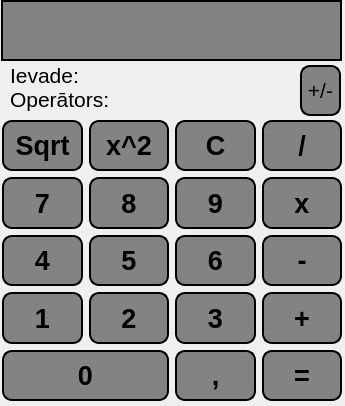
<?xml version="1.0" encoding="UTF-8"?>
<ui version="4.0">
 <class>MainWindow</class>
 <widget class="QMainWindow" name="MainWindow">
  <property name="geometry">
   <rect>
    <x>0</x>
    <y>0</y>
    <width>345</width>
    <height>406</height>
   </rect>
  </property>
  <property name="windowTitle">
   <string>MainWindow</string>
  </property>
  <property name="styleSheet">
   <string notr="true"/>
  </property>
  <widget class="QWidget" name="centralwidget">
   <widget class="QWidget" name="gridLayoutWidget">
    <property name="geometry">
     <rect>
      <x>2</x>
      <y>120</y>
      <width>340</width>
      <height>281</height>
     </rect>
    </property>
    <layout class="QGridLayout" name="gridLayout">
     <item row="2" column="2">
      <widget class="QPushButton" name="Poga_9">
       <property name="sizePolicy">
        <sizepolicy hsizetype="Minimum" vsizetype="Ignored">
         <horstretch>0</horstretch>
         <verstretch>0</verstretch>
        </sizepolicy>
       </property>
       <property name="font">
        <font>
         <pointsize>20</pointsize>
         <bold>true</bold>
        </font>
       </property>
       <property name="cursor">
        <cursorShape>PointingHandCursor</cursorShape>
       </property>
       <property name="styleSheet">
        <string notr="true">background-color:#838383;
border: 2px solid black;
border-radius: 10px;</string>
       </property>
       <property name="text">
        <string>9</string>
       </property>
      </widget>
     </item>
     <item row="4" column="2">
      <widget class="QPushButton" name="Poga_3">
       <property name="sizePolicy">
        <sizepolicy hsizetype="Minimum" vsizetype="Ignored">
         <horstretch>0</horstretch>
         <verstretch>0</verstretch>
        </sizepolicy>
       </property>
       <property name="font">
        <font>
         <pointsize>20</pointsize>
         <bold>true</bold>
        </font>
       </property>
       <property name="cursor">
        <cursorShape>PointingHandCursor</cursorShape>
       </property>
       <property name="styleSheet">
        <string notr="true">background-color:#838383;
border: 2px solid black;
border-radius: 10px;</string>
       </property>
       <property name="text">
        <string>3</string>
       </property>
      </widget>
     </item>
     <item row="3" column="4">
      <widget class="QPushButton" name="Poga_atnemsana">
       <property name="sizePolicy">
        <sizepolicy hsizetype="Minimum" vsizetype="Ignored">
         <horstretch>0</horstretch>
         <verstretch>0</verstretch>
        </sizepolicy>
       </property>
       <property name="font">
        <font>
         <pointsize>20</pointsize>
         <bold>true</bold>
        </font>
       </property>
       <property name="cursor">
        <cursorShape>PointingHandCursor</cursorShape>
       </property>
       <property name="styleSheet">
        <string notr="true">background-color:#838383;
border: 2px solid black;
border-radius: 10px;</string>
       </property>
       <property name="text">
        <string>-</string>
       </property>
      </widget>
     </item>
     <item row="3" column="1">
      <widget class="QPushButton" name="Poga_5">
       <property name="sizePolicy">
        <sizepolicy hsizetype="Minimum" vsizetype="Ignored">
         <horstretch>0</horstretch>
         <verstretch>0</verstretch>
        </sizepolicy>
       </property>
       <property name="font">
        <font>
         <pointsize>20</pointsize>
         <bold>true</bold>
        </font>
       </property>
       <property name="cursor">
        <cursorShape>PointingHandCursor</cursorShape>
       </property>
       <property name="styleSheet">
        <string notr="true">background-color:#838383;
border: 2px solid black;
border-radius: 10px;</string>
       </property>
       <property name="text">
        <string>5</string>
       </property>
      </widget>
     </item>
     <item row="4" column="4">
      <widget class="QPushButton" name="Poga_saskaitisana">
       <property name="sizePolicy">
        <sizepolicy hsizetype="Minimum" vsizetype="Ignored">
         <horstretch>0</horstretch>
         <verstretch>0</verstretch>
        </sizepolicy>
       </property>
       <property name="font">
        <font>
         <pointsize>20</pointsize>
         <bold>true</bold>
        </font>
       </property>
       <property name="cursor">
        <cursorShape>PointingHandCursor</cursorShape>
       </property>
       <property name="styleSheet">
        <string notr="true">background-color:#838383;
border: 2px solid black;
border-radius: 10px;</string>
       </property>
       <property name="text">
        <string>+</string>
       </property>
      </widget>
     </item>
     <item row="4" column="1">
      <widget class="QPushButton" name="Poga_2">
       <property name="sizePolicy">
        <sizepolicy hsizetype="Minimum" vsizetype="Ignored">
         <horstretch>0</horstretch>
         <verstretch>0</verstretch>
        </sizepolicy>
       </property>
       <property name="font">
        <font>
         <pointsize>20</pointsize>
         <bold>true</bold>
        </font>
       </property>
       <property name="cursor">
        <cursorShape>PointingHandCursor</cursorShape>
       </property>
       <property name="styleSheet">
        <string notr="true">background-color:#838383;
border: 2px solid black;
border-radius: 10px;</string>
       </property>
       <property name="text">
        <string>2</string>
       </property>
      </widget>
     </item>
     <item row="2" column="4">
      <widget class="QPushButton" name="Poga_reizinasana">
       <property name="sizePolicy">
        <sizepolicy hsizetype="Minimum" vsizetype="Ignored">
         <horstretch>0</horstretch>
         <verstretch>0</verstretch>
        </sizepolicy>
       </property>
       <property name="font">
        <font>
         <pointsize>20</pointsize>
         <bold>true</bold>
        </font>
       </property>
       <property name="cursor">
        <cursorShape>PointingHandCursor</cursorShape>
       </property>
       <property name="styleSheet">
        <string notr="true">background-color:#838383;
border: 2px solid black;
border-radius: 10px;</string>
       </property>
       <property name="text">
        <string>x</string>
       </property>
      </widget>
     </item>
     <item row="5" column="0" colspan="2">
      <widget class="QPushButton" name="Poga_0">
       <property name="sizePolicy">
        <sizepolicy hsizetype="Minimum" vsizetype="Ignored">
         <horstretch>0</horstretch>
         <verstretch>0</verstretch>
        </sizepolicy>
       </property>
       <property name="font">
        <font>
         <pointsize>20</pointsize>
         <bold>true</bold>
        </font>
       </property>
       <property name="cursor">
        <cursorShape>PointingHandCursor</cursorShape>
       </property>
       <property name="styleSheet">
        <string notr="true">background-color:#838383;
border: 2px solid black;
border-radius: 10px;</string>
       </property>
       <property name="text">
        <string>0</string>
       </property>
      </widget>
     </item>
     <item row="2" column="1">
      <widget class="QPushButton" name="Poga_8">
       <property name="sizePolicy">
        <sizepolicy hsizetype="Minimum" vsizetype="Ignored">
         <horstretch>0</horstretch>
         <verstretch>0</verstretch>
        </sizepolicy>
       </property>
       <property name="font">
        <font>
         <pointsize>20</pointsize>
         <bold>true</bold>
        </font>
       </property>
       <property name="cursor">
        <cursorShape>PointingHandCursor</cursorShape>
       </property>
       <property name="styleSheet">
        <string notr="true">background-color:#838383;
border: 2px solid black;
border-radius: 10px;</string>
       </property>
       <property name="text">
        <string>8</string>
       </property>
      </widget>
     </item>
     <item row="3" column="0">
      <widget class="QPushButton" name="Poga_4">
       <property name="sizePolicy">
        <sizepolicy hsizetype="Minimum" vsizetype="Ignored">
         <horstretch>0</horstretch>
         <verstretch>0</verstretch>
        </sizepolicy>
       </property>
       <property name="font">
        <font>
         <pointsize>20</pointsize>
         <bold>true</bold>
        </font>
       </property>
       <property name="cursor">
        <cursorShape>PointingHandCursor</cursorShape>
       </property>
       <property name="styleSheet">
        <string notr="true">background-color:#838383;
border: 2px solid black;
border-radius: 10px;</string>
       </property>
       <property name="text">
        <string>4</string>
       </property>
      </widget>
     </item>
     <item row="0" column="4">
      <widget class="QPushButton" name="Poga_Dalisana">
       <property name="sizePolicy">
        <sizepolicy hsizetype="Minimum" vsizetype="Ignored">
         <horstretch>0</horstretch>
         <verstretch>0</verstretch>
        </sizepolicy>
       </property>
       <property name="font">
        <font>
         <pointsize>20</pointsize>
         <bold>true</bold>
        </font>
       </property>
       <property name="cursor">
        <cursorShape>PointingHandCursor</cursorShape>
       </property>
       <property name="styleSheet">
        <string notr="true">background-color:#838383;
border: 2px solid black;
border-radius: 10px;</string>
       </property>
       <property name="text">
        <string>/</string>
       </property>
      </widget>
     </item>
     <item row="4" column="0">
      <widget class="QPushButton" name="Poga_1">
       <property name="sizePolicy">
        <sizepolicy hsizetype="Minimum" vsizetype="Ignored">
         <horstretch>0</horstretch>
         <verstretch>0</verstretch>
        </sizepolicy>
       </property>
       <property name="font">
        <font>
         <pointsize>20</pointsize>
         <bold>true</bold>
        </font>
       </property>
       <property name="cursor">
        <cursorShape>PointingHandCursor</cursorShape>
       </property>
       <property name="styleSheet">
        <string notr="true">background-color:#838383;
border: 2px solid black;
border-radius: 10px;</string>
       </property>
       <property name="text">
        <string>1</string>
       </property>
      </widget>
     </item>
     <item row="5" column="4">
      <widget class="QPushButton" name="Poga_vienadiba">
       <property name="sizePolicy">
        <sizepolicy hsizetype="Minimum" vsizetype="Ignored">
         <horstretch>0</horstretch>
         <verstretch>0</verstretch>
        </sizepolicy>
       </property>
       <property name="font">
        <font>
         <pointsize>20</pointsize>
         <bold>true</bold>
        </font>
       </property>
       <property name="cursor">
        <cursorShape>PointingHandCursor</cursorShape>
       </property>
       <property name="styleSheet">
        <string notr="true">background-color:#838383;
border: 2px solid black;
border-radius: 10px;</string>
       </property>
       <property name="text">
        <string>=</string>
       </property>
      </widget>
     </item>
     <item row="2" column="0">
      <widget class="QPushButton" name="Poga_7">
       <property name="sizePolicy">
        <sizepolicy hsizetype="Minimum" vsizetype="Ignored">
         <horstretch>0</horstretch>
         <verstretch>0</verstretch>
        </sizepolicy>
       </property>
       <property name="font">
        <font>
         <pointsize>20</pointsize>
         <bold>true</bold>
        </font>
       </property>
       <property name="cursor">
        <cursorShape>PointingHandCursor</cursorShape>
       </property>
       <property name="styleSheet">
        <string notr="true">background-color:#838383;
border: 2px solid black;
border-radius: 10px;</string>
       </property>
       <property name="text">
        <string>7</string>
       </property>
      </widget>
     </item>
     <item row="3" column="2">
      <widget class="QPushButton" name="Poga_6">
       <property name="sizePolicy">
        <sizepolicy hsizetype="Minimum" vsizetype="Ignored">
         <horstretch>0</horstretch>
         <verstretch>0</verstretch>
        </sizepolicy>
       </property>
       <property name="font">
        <font>
         <pointsize>20</pointsize>
         <bold>true</bold>
        </font>
       </property>
       <property name="cursor">
        <cursorShape>PointingHandCursor</cursorShape>
       </property>
       <property name="styleSheet">
        <string notr="true">background-color:#838383;
border: 2px solid black;
border-radius: 10px;</string>
       </property>
       <property name="text">
        <string>6</string>
       </property>
      </widget>
     </item>
     <item row="5" column="2">
      <widget class="QPushButton" name="Poga_komats">
       <property name="sizePolicy">
        <sizepolicy hsizetype="Minimum" vsizetype="Ignored">
         <horstretch>0</horstretch>
         <verstretch>0</verstretch>
        </sizepolicy>
       </property>
       <property name="font">
        <font>
         <pointsize>20</pointsize>
         <bold>true</bold>
        </font>
       </property>
       <property name="cursor">
        <cursorShape>PointingHandCursor</cursorShape>
       </property>
       <property name="styleSheet">
        <string notr="true">background-color:#838383;
border: 2px solid black;
border-radius: 10px;</string>
       </property>
       <property name="text">
        <string>,</string>
       </property>
      </widget>
     </item>
     <item row="0" column="0">
      <widget class="QPushButton" name="Poga_Sakne">
       <property name="sizePolicy">
        <sizepolicy hsizetype="Minimum" vsizetype="Ignored">
         <horstretch>0</horstretch>
         <verstretch>0</verstretch>
        </sizepolicy>
       </property>
       <property name="font">
        <font>
         <pointsize>20</pointsize>
         <bold>true</bold>
        </font>
       </property>
       <property name="cursor">
        <cursorShape>PointingHandCursor</cursorShape>
       </property>
       <property name="styleSheet">
        <string notr="true">background-color:#838383;
border: 2px solid black;
border-radius: 10px;</string>
       </property>
       <property name="text">
        <string>Sqrt</string>
       </property>
      </widget>
     </item>
     <item row="0" column="1">
      <widget class="QPushButton" name="Poga_Kvadrata">
       <property name="sizePolicy">
        <sizepolicy hsizetype="Minimum" vsizetype="Ignored">
         <horstretch>0</horstretch>
         <verstretch>0</verstretch>
        </sizepolicy>
       </property>
       <property name="font">
        <font>
         <pointsize>20</pointsize>
         <bold>true</bold>
        </font>
       </property>
       <property name="cursor">
        <cursorShape>PointingHandCursor</cursorShape>
       </property>
       <property name="styleSheet">
        <string notr="true">background-color:#838383;
border: 2px solid black;
border-radius: 10px;</string>
       </property>
       <property name="text">
        <string>x^2</string>
       </property>
      </widget>
     </item>
     <item row="0" column="2">
      <widget class="QPushButton" name="Poga_Dzest">
       <property name="sizePolicy">
        <sizepolicy hsizetype="Minimum" vsizetype="Ignored">
         <horstretch>0</horstretch>
         <verstretch>0</verstretch>
        </sizepolicy>
       </property>
       <property name="font">
        <font>
         <pointsize>20</pointsize>
         <bold>true</bold>
        </font>
       </property>
       <property name="cursor">
        <cursorShape>PointingHandCursor</cursorShape>
       </property>
       <property name="styleSheet">
        <string notr="true">background-color:#838383;
border: 2px solid black;
border-radius: 10px;</string>
       </property>
       <property name="text">
        <string>C</string>
       </property>
      </widget>
     </item>
    </layout>
   </widget>
   <widget class="QLabel" name="Rezultats">
    <property name="geometry">
     <rect>
      <x>1</x>
      <y>0</y>
      <width>341</width>
      <height>61</height>
     </rect>
    </property>
    <property name="font">
     <font>
      <pointsize>20</pointsize>
      <bold>true</bold>
     </font>
    </property>
    <property name="styleSheet">
     <string notr="true">border: 2px solid black;


background-color:#838383;
color:black;</string>
    </property>
    <property name="text">
     <string/>
    </property>
   </widget>
   <widget class="QLabel" name="OperatoraRaditajs">
    <property name="geometry">
     <rect>
      <x>110</x>
      <y>84</y>
      <width>241</width>
      <height>31</height>
     </rect>
    </property>
    <property name="font">
     <font>
      <pointsize>16</pointsize>
     </font>
    </property>
    <property name="text">
     <string/>
    </property>
   </widget>
   <widget class="QLabel" name="IevadesSkaitlis">
    <property name="geometry">
     <rect>
      <x>80</x>
      <y>60</y>
      <width>241</width>
      <height>31</height>
     </rect>
    </property>
    <property name="font">
     <font>
      <pointsize>16</pointsize>
     </font>
    </property>
    <property name="text">
     <string/>
    </property>
   </widget>
   <widget class="QLabel" name="label">
    <property name="geometry">
     <rect>
      <x>10</x>
      <y>84</y>
      <width>131</width>
      <height>31</height>
     </rect>
    </property>
    <property name="font">
     <font>
      <pointsize>16</pointsize>
     </font>
    </property>
    <property name="text">
     <string>Operātors:</string>
    </property>
   </widget>
   <widget class="QLabel" name="label_2">
    <property name="geometry">
     <rect>
      <x>10</x>
      <y>60</y>
      <width>131</width>
      <height>31</height>
     </rect>
    </property>
    <property name="font">
     <font>
      <pointsize>16</pointsize>
     </font>
    </property>
    <property name="text">
     <string>Ievade:</string>
    </property>
   </widget>
   <widget class="QPushButton" name="ZimjuMaina">
    <property name="geometry">
     <rect>
      <x>300</x>
      <y>65</y>
      <width>41</width>
      <height>51</height>
     </rect>
    </property>
    <property name="font">
     <font>
      <pointsize>16</pointsize>
     </font>
    </property>
    <property name="styleSheet">
     <string notr="true">background-color:#838383;
border: 2px solid black;
border-radius: 10px;</string>
    </property>
    <property name="text">
     <string>+/-</string>
    </property>
   </widget>
  </widget>
 </widget>
 <resources/>
 <connections/>
</ui>
